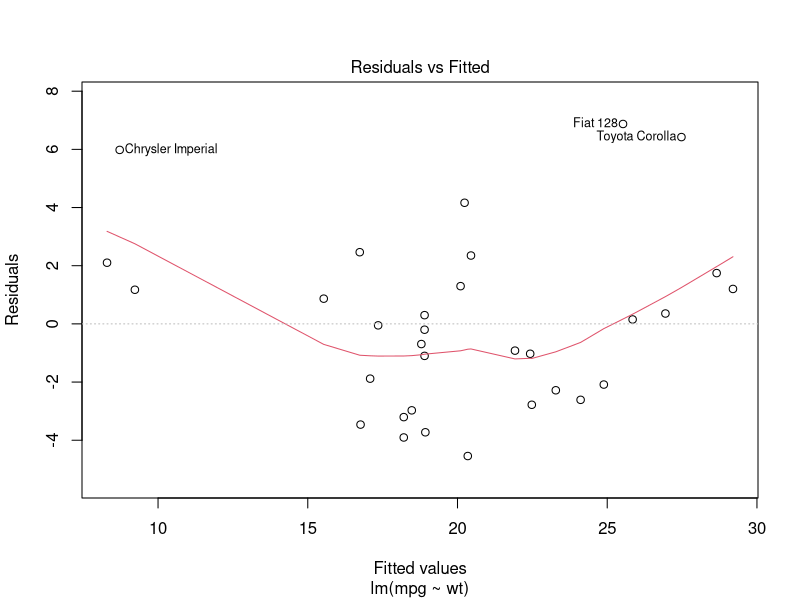
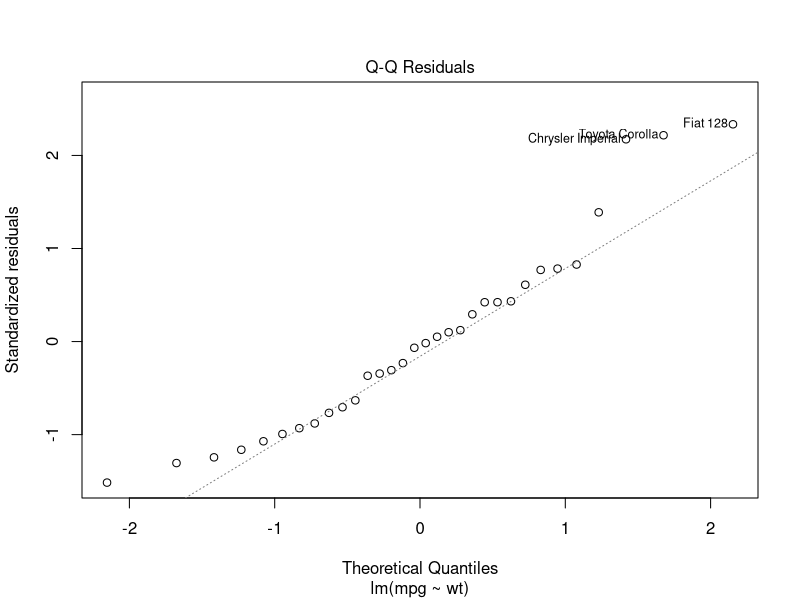
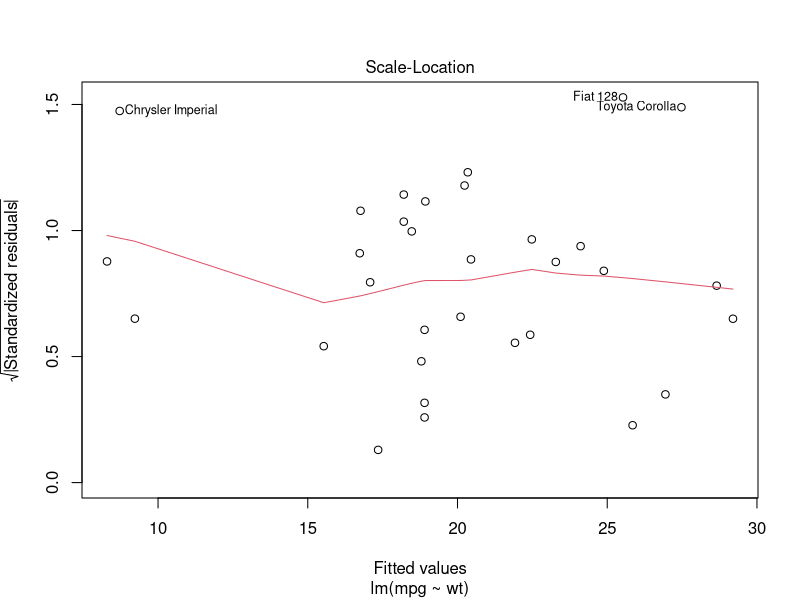
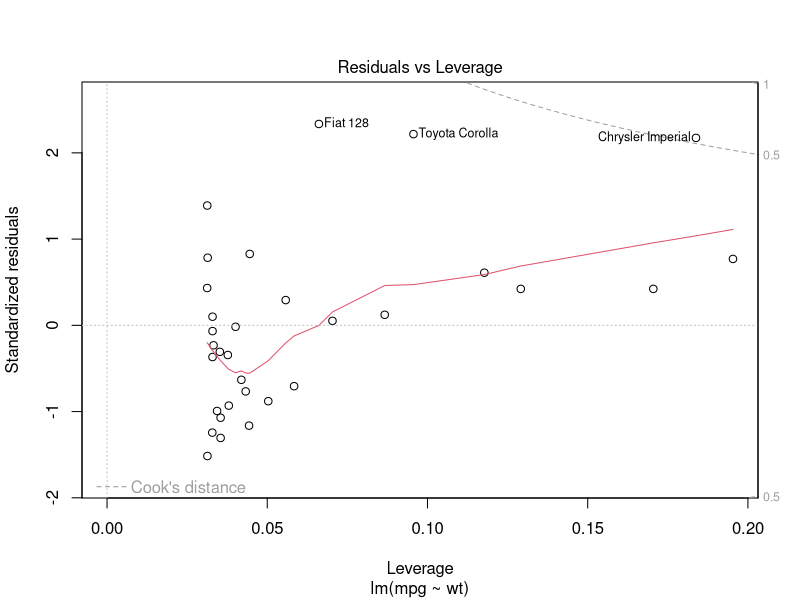
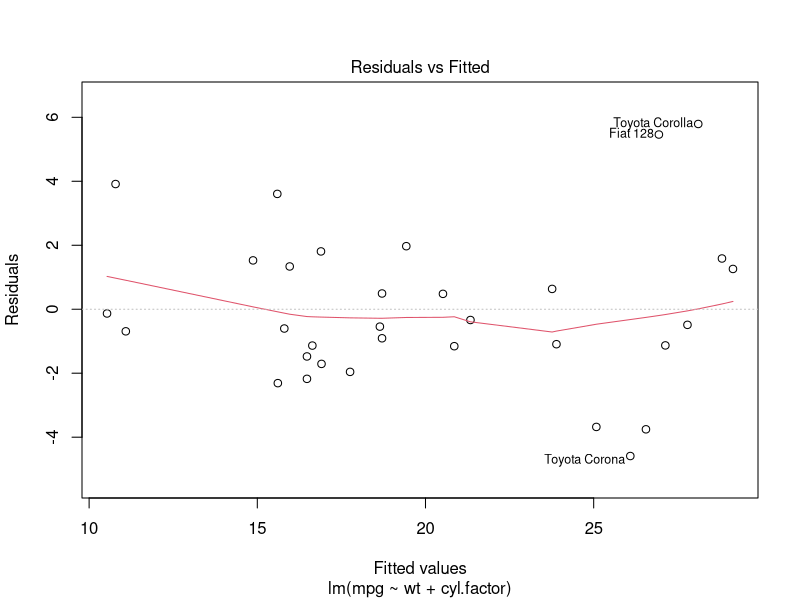
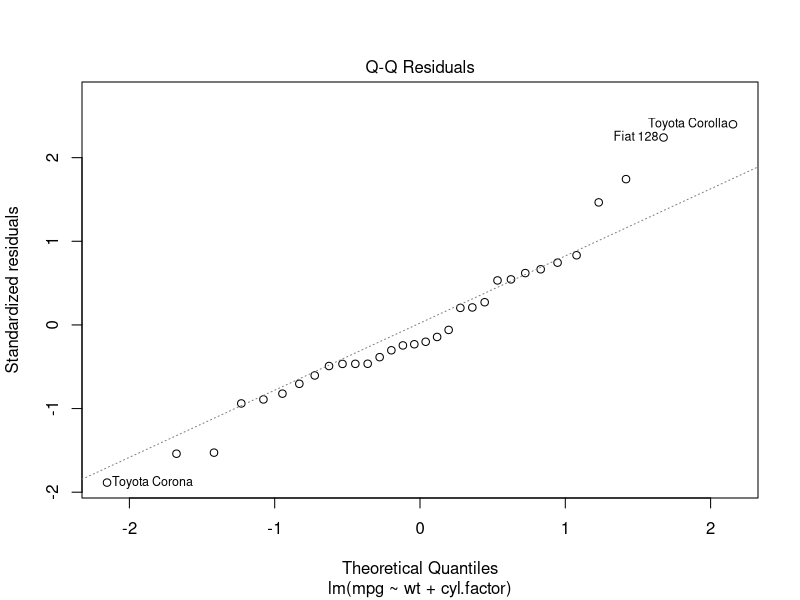
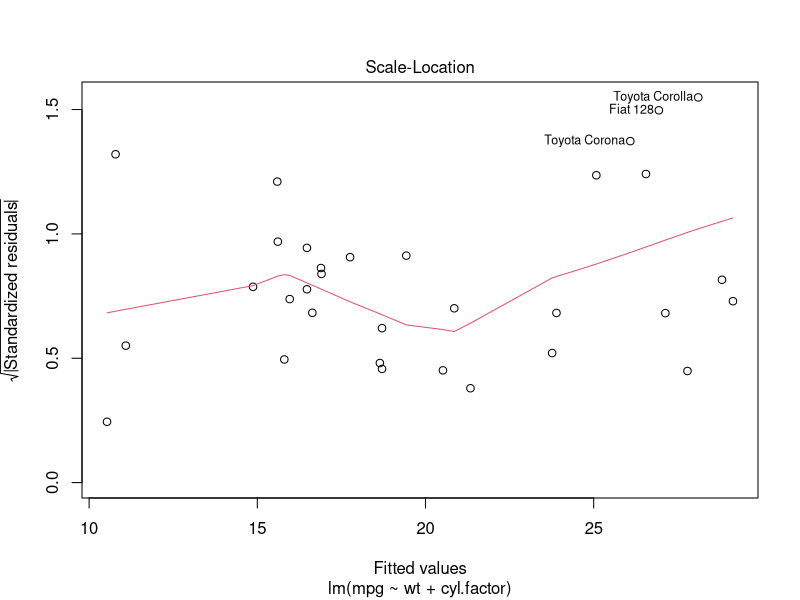
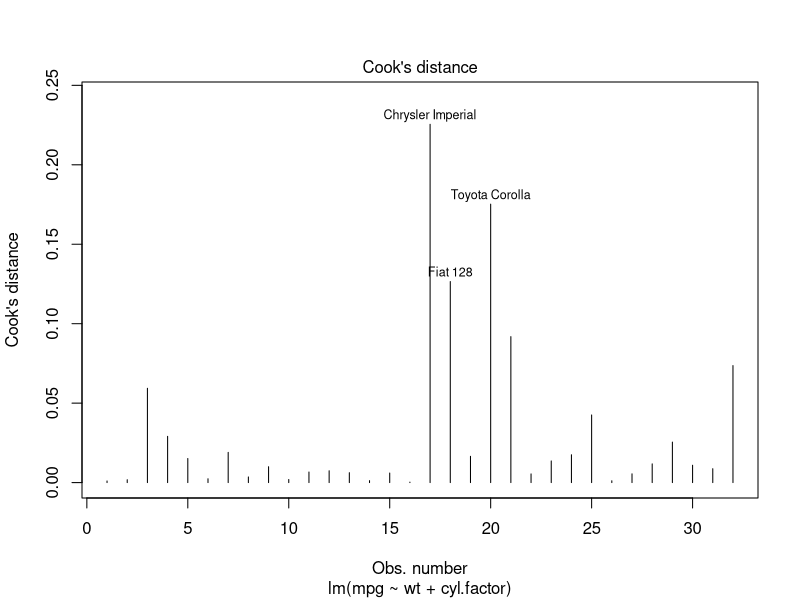

Reproduce these figures in R, in order.
## ---- chunk 1
data(mtcars)
require(graphics)
df <- mtcars
df$cyl.factor  <- as.factor(df$cyl)
df$am <- as.factor(df$am)
df$vs  <- as.factor(df$vs)
df$gear.factor <- as.factor(df$gear)
df$trans <- "x"
df$trans[which(df$am==0)] <- "Automatic"
df$trans[which(df$am==1)] <- "Manual"
df$trans <- as.factor(df$trans)
mpg.mt.mean <- mean(df$mpg[which(df$am==1)])
mpg.mt.median <- median(df$mpg[which(df$am==1)])
mpg.at.mean <- mean(df$mpg[which(df$am==0)])
mpg.at.median <- median(df$mpg[which(df$am==0)])
## ---- chunk 2
lm1 <- lm(mpg ~ trans, data=df)
summary(lm1)$coeff

lm2 <- lm(mpg ~ wt, data=df)
summary(lm2)$coeff

lm3 <- lm(mpg ~ wt + wt*trans, data=df)
summary(lm3)$coeff

lm4 <- lm(mpg ~ wt + cyl.factor + wt*trans, data=df)
summary(lm4)$coeff

lm5 <- lm(mpg ~ wt + trans + wt*trans, data=df)
summary(lm5)$coeff

anova(lm2, lm5)

plot(lm2)

lm6 <- lm(mpg ~ wt + wt*cyl.factor, df)
summary(lm6)

lm7 <- lm(mpg ~ wt + cyl.factor, df)
summary(lm7)
anova(lm2, lm7, lm6)

plot(lm7, which=1)
plot(lm7, which=2)
plot(lm7, which=3)
plot(lm7, which=4)
plot(lm7, which=5)
plot(lm7, which=6)

shapiro.test(lm7$residuals)


